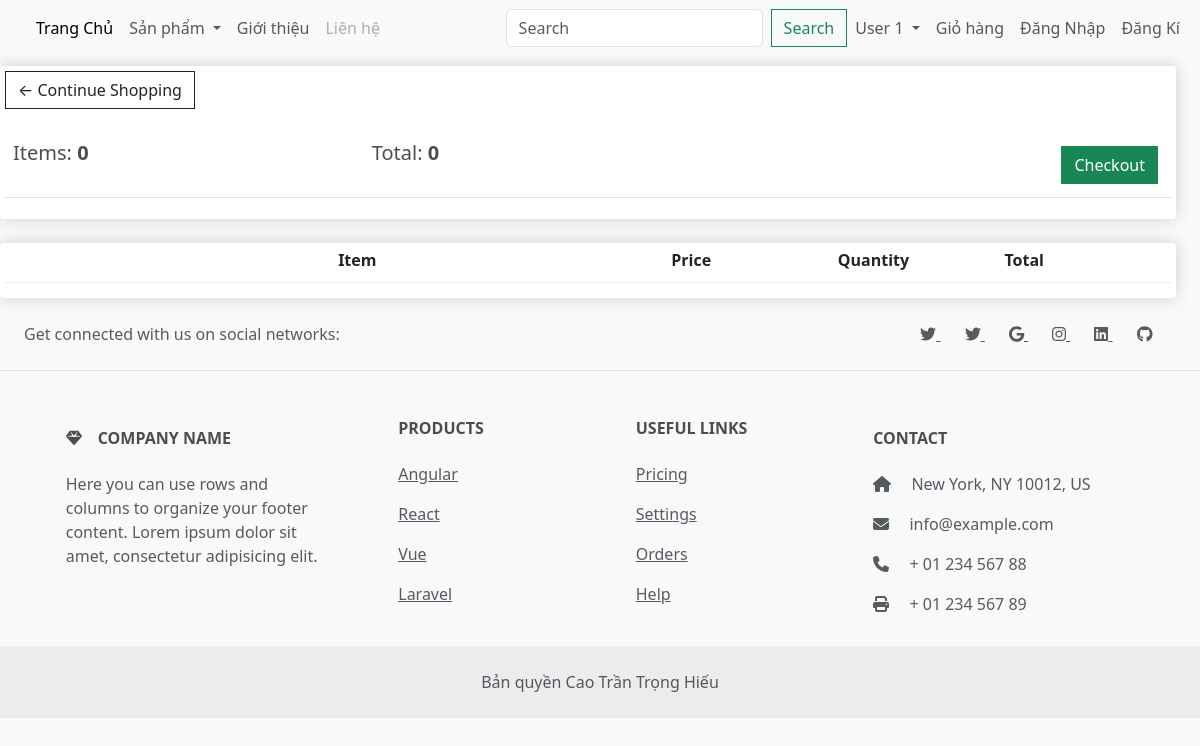
The page /cart/ (signed in) on the database as committed earlier.
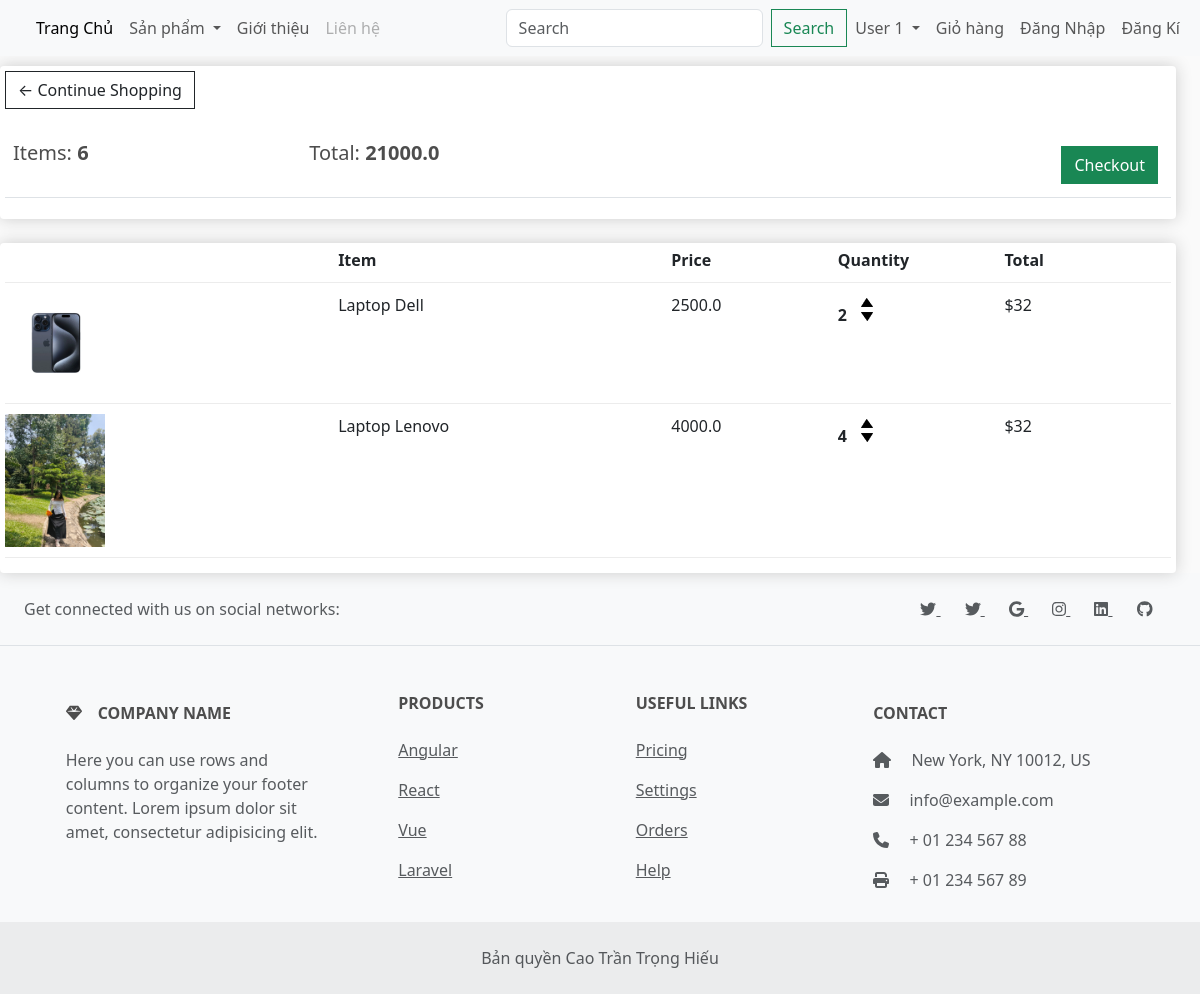
The same page on the database as committed later.
### app/models.py (models this page shows, shortened)
class Order(models.Model):
    customer = models.ForeignKey(
        Customer, on_delete=models.SET_NULL, blank=True, null=True
    )
    date_order = models.DateTimeField(auto_now_add=True)
    name = models.CharField(max_length=200, null=True)
    complete = models.BooleanField(default=False, null=True, blank=False)
    transaction_id = models.CharField(max_length=100, null=True)
    @property
    def get_cart_items(self):
        orderitems = self.orderitem_set.all()
        total = sum([item.quantity for item in orderitems])
        return total
    @property
    def get_cart_total(self):
        orderitems = self.orderitem_set.all()
        total = sum([item.get_total for item in orderitems])
        return total

class OrderItem(models.Model):
    product = models.ForeignKey(
        Product, on_delete=models.SET_NULL, blank=True, null=True
    )
    order = models.ForeignKey(Order, on_delete=models.SET_NULL, blank=True, null=True)
    quantity = models.IntegerField(default=0, null=True, blank=True)
    date_added = models.DateTimeField(auto_now_add=True)
    @property
    def get_total(self):
        total = self.product.price * self.quantity
        return total

class Product(models.Model):
    name = models.CharField(max_length=200, null=True)
    price = models.FloatField()
    digital = models.BooleanField(default=False, null=True, blank=False)
    image = models.ImageField(null=True, blank=True)
    @property
    def ImageURL(self):
        try:
            url = self.image.url
        except:
            url = ""
        return url

### app/views.py (the view)
# urls.py: path("cart/", views.cart, name="cart"),
def cart(request):
    if request.user.is_authenticated:
        customer = request.user.customer
        order, created = Order.objects.get_or_create(customer=customer, complete=False)
        items = order.orderitem_set.all()
    else:
        items = []
        order = {"get_cart_items": 0, "get_cart_totaL": 0}
    context = {"items": items, "order": order}
    return render(request, "app/cart.html", context)

### app/templates/app/cart.html
{% extends 'app/base.html' %}
{% load static %}
{% block cart_content %}
<div class="row" style="width: 100%;" >
	<div class="col-lg-12">
		<div class="box-element">
			<a  class="btn btn-outline-dark" href="{% url 'home' %}">&#x2190; Continue Shopping</a>
			<br>
			<br>
			<table class="table">
				<tr>
					<th><h5>Items: <strong>{{order.get_cart_items}}</strong></h5></th>
					<th><h5>Total:<strong> {{order.get_cart_total}}</strong></h5></th>
					<th>
						<a  style="float:right; margin:5px;" class="btn btn-success" href="{% url 'checkout' %}">Checkout</a>
					</th>
				</tr>
			</table>
		</div>
		<br>
		<div class="box-element">
			<div class="cart-row">
				<div style="flex:2"></div>
				<div style="flex:2"><strong>Item</strong></div>
				<div style="flex:1"><strong>Price</strong></div>
				<div style="flex:1"><strong>Quantity</strong></div>
				<div style="flex:1"><strong>Total</strong></div>
			</div>
			{% for item in items %}
			<div class="cart-row">
				<div style="flex:2"><img class="row-image" src="{{item.product.ImageURL}}"></div>
				<div style="flex:2"><p>{{item.product.name}}</p></div>
				<div style="flex:1"><p>{{item.product.price}}</p></div>
				<div style="flex:1">
					<p class="quantity">{{item.quantity}}</p>
					<div class="quantity">
						<img data-product={{item.product.id}} data-action="add" class="chg-quantity" src="{% static  'app/images/arrow-up.png' %}">
						<img data-product={{item.product.id}} data-action="add" class="chg-quantity" src="{% static  'app/images/arrow-down.png' %}">
					</div>
				</div>
				<div style="flex:1"><p>$32</p></div>
			</div>
			{% endfor %}
		</div>
	</div>
</div>
{% endblock cart_content %}

### app/templates/app/base.html (shortened to what this page needs)
{% load static %}
<!DOCTYPE html>
<html>
    <head>
            <link href="https://cdn.jsdelivr.net/npm/bootstrap@5.3.3/dist/css/bootstrap.min.css" rel="stylesheet">
            <link rel="stylesheet" href="{%static 'app/css/style.css' %}">
            <link rel="stylesheet" href="{%static 'app/css/owl.carousel.min.css' %}">
            <link rel="stylesheet" href="{%static 'app/css/all.min.css' %}">
            <link rel="stylesheet" href="{%static 'app/css/main.css' %}">
            <link rel="stylesheet" href="">
    </head>
    <body>
        <nav class="navbar navbar-expand-lg bg-body-tertiary">
            <div class="container-fluid">
              <div class="collapse navbar-collapse" id="navbarSupportedContent">
                <ul class="navbar-nav me-auto mb-2 mb-lg-0">
                  <li class="nav-item">
                    <a class="nav-link active" aria-current="page" href="{% url 'home' %}">Trang Chủ</a>
                  </li>
                  <li class="nav-item dropdown">
                    <a class="nav-link dropdown-toggle" href="#" role="button" data-bs-toggle="dropdown" aria-expanded="false">
                    Sản phẩm
                    </a>
                  </li>
                  <li class="nav-item">
                    <a class="nav-link" href="#">Giới thiệu</a>
                  </li>
                  <li class="nav-item">
                    <a class="nav-link disabled" href="#">Liên hệ</a>
                  </li>
                </ul>
                <form class="d-flex" role="search">
                  <input class="form-control me-2" type="search" placeholder="Search" aria-label="Search">
                  <button class="btn btn-outline-success" type="submit">Search</button>
                </form>
              </div>
              <ul class="navbar-nav me-auto mb-2 mb-lg-0">
                <li class="nav-item dropdown">
                  <a class="nav-link dropdown-toggle" href="#" role="button" data-bs-toggle="dropdown" aria-expanded="false">
                   User 1
                  </a>
                </li>
                <li class="nav-item">
                  <a class="nav-link" href="{% url 'cart' %}">Giỏ hàng</a>
                </li>
                <li class="nav-item">
                  <a class="nav-link" href="#">Đăng Nhập</a>
                </li>
                <li class="nav-item">
                  <a class="nav-link" href="#">Đăng Kí</a>
                </li>
              </ul>
            </div>
          </nav>
          {% block cart_content %}{% endblock cart_content %}
<footer class="text-center text-lg-start bg-body-tertiary text-muted " style="width: 100%;">
  <section class="d-flex justify-content-center justify-content-lg-between p-4 border-bottom">
    <div class="me-5 d-none d-lg-block">
      <span>Get connected with us on social networks:</span>
    </div>
    <div>
      <a href="" class="me-4 text-reset">
        <i class="fab fa-twitter"></i>
      </a>
      <a href="" class="me-4 text-reset">
        <i class="fab fa-twitter"></i>
      </a>
      <a href="" class="me-4 text-reset">
        <i class="fab fa-google"></i>
      </a>
      <a href="" class="me-4 text-reset">
        <i class="fab fa-instagram"></i>
      </a>
      <a href="" class="me-4 text-reset">
        <i class="fab fa-linkedin"></i>
      </a>
      <a href="" class="me-4 text-reset">
        <i class="fab fa-github"></i>
      </a>
    </div>
  </section>
  <section class="">
    <div class="container text-center text-md-start mt-5">
      <div class="row mt-3">
        <div class="col-md-3 col-lg-4 col-xl-3 mx-auto mb-4">
          <h6 class="text-uppercase fw-bold mb-4">
            <i class="fas fa-gem me-3"></i>Company name
          </h6>
          <p>
            Here you can use rows and columns to organize your footer content. Lorem ipsum
            dolor sit amet, consectetur adipisicing elit.
          </p>
        </div>
        <div class="col-md-2 col-lg-2 col-xl-2 mx-auto mb-4">
          <h6 class="text-uppercase fw-bold mb-4">
            Products
          </h6>
          <p>
            <a href="#!" class="text-reset">Angular</a>
          </p>
          <p>
            <a href="#!" class="text-reset">React</a>
          </p>
          <p>
            <a href="#!" class="text-reset">Vue</a>
          </p>
          <p>
            <a href="#!" class="text-reset">Laravel</a>
          </p>
        </div>
        <div class="col-md-3 col-lg-2 col-xl-2 mx-auto mb-4">
          <h6 class="text-uppercase fw-bold mb-4">
            Useful links
          </h6>
          <p>
            <a href="#!" class="text-reset">Pricing</a>
          </p>
          <p>
            <a href="#!" class="text-reset">Settings</a>
          </p>
          <p>
            <a href="#!" class="text-reset">Orders</a>
          </p>
          <p>
            <a href="#!" class="text-reset">Help</a>
          </p>
        </div>
        <div class="col-md-4 col-lg-3 col-xl-3 mx-auto mb-md-0 mb-4">
          <h6 class="text-uppercase fw-bold mb-4">Contact</h6>
          <p><i class="fas fa-home me-3"></i> New York, NY 10012, US</p>
          <p>
            <i class="fas fa-envelope me-3"></i>
            info@example.com
          </p>
          <p><i class="fas fa-phone me-3"></i> + 01 234 567 88</p>
          <p><i class="fas fa-print me-3"></i> + 01 234 567 89</p>
        </div>
      </div>
    </div>
  </section>
  <div class="text-center p-4" style="background-color: rgba(0, 0, 0, 0.05);">
  Bản quyền Cao Trần Trọng Hiếu
  </div>
</footer>
    </body>
</html>

### app/static/app/css/main.css (style rules this page uses)
body { background-color: hsl(0, 0%, 98%); }
h1, h2, h3, h4, h5, h6 { color: hsl(0, 0%, 30%); }
.box-element { box-shadow: hsl(0, 0%, 80%) 0 0 16px; background-color: #fff; border-radius: 4px; padding: 5px; }
.col-lg-3, .col-lg-4, .col-lg-6, .col-lg-8, .col-lg-12 { margin-top: 10px; }
.btn { border-radius: 0; }
.row-image { width: 100px; }
.cart-row { display: flex; align-items: flex-stretch; padding-bottom: 10px; margin-bottom: 10px; border-bottom: 1px solid #ececec; }
.quantity { display: inline-block; font-weight: 700; padding-right: 10px; }
.chg-quantity { width: 12px; cursor: pointer; display: block; margin-top: 5px; transition: .1s; }

Rows that differ between the two databases and show on the page:
computed for Order: get_cart_items "0" → "6"; get_cart_total "0" → "21000.0"
added OrderItem: product.ImageURL (picture), product.name "Laptop Dell", product.price "2500.0", quantity "2"
added OrderItem: product.ImageURL (picture), product.name "Laptop Lenovo", product.price "4000.0", quantity "4"
